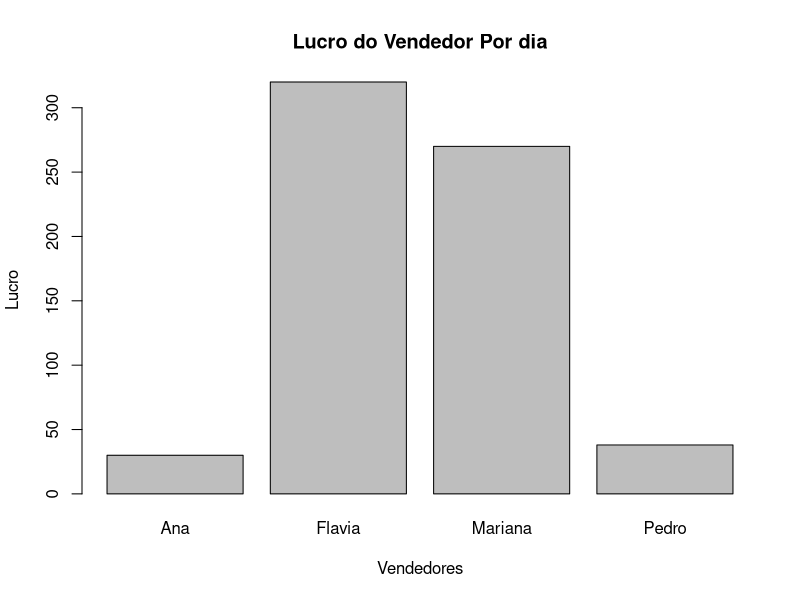

R code for this plot:
# Exercício 2
set.seed(20)
notas <-data.frame(Matricula = sample(x = 011475:012990, size = 30, replace = FALSE),
                    ac1 = sample(x = 1:10, size = 30, replace = TRUE),
                    ac2 = sample(x = 1:10, size = 30, replace = TRUE),
                    prova_final= sample(x = 1:10, size = 30, replace = TRUE))

# size significa que são 30 matriculas
# replace os dados não são repetidos

# Substituindo as notas para elas só que com o peso correto
pesoAC1 = notas$ac1 * 0.4
pesoAC1

pesoAC2 = notas$ac2 * 0.4
pesoAC2

provaFinal = notas$prova_final * 0.2
provaFinal

# Fazendo a média ponderada
media = pesoAC1 + pesoAC2 + provaFinal

# Adicionando a média dos alunos ao dataFrame
notas$media = media

# Adicionando uma nova coluna que se a nota do aluno for maior que 7
# ele está aprovado
notas$aprovado = ifelse(notas$media > 7, "Sim", "Não")

notas
aprovados = table(notas$aprovado)
aprovados
summary(notas$ac1)
summary(notas$ac2)

                        # Exercício 3
Produto_Vendedor = data.frame(Vendedor = c("Ana","Flavia","Pedro","Mariana","Ana","Flavia","Pedro","Mariana"),
                              Dia =c(1,1,1,1,2,2,2,2),
                              Produto = c("Saia","Casaco","Vestido","Meia","CalçaFlaire",
                              "CalçaSkinny","CalçaSkinny","Manta"),
                              Quantidade = c(1,2,1,5,3,0,3,4))

Precos = data.frame(Produto = c("Calça","Vestido","Blusa",
                    "Manta","Saia","Casaco","Meia"),
                    Preco_Unitario = c(240,320,98,69,145,289,39),
                    Custo_Unitario = c(210,160,60,39,89,144,15))

Produto_Vendedor$Lucro = ifelse(Produto_Vendedor$Produto %in% Precos$Produto,
                            Produto_Vendedor$Quantidade * (Precos$Preco_Unitario - Precos$Custo_Unitario), 0)

View(Produto_Vendedor)

Lucro_Vendedor = data.frame(Produto_Vendedor$Vendedor, Produto_Vendedor$Lucro)
Lucro_Vendedor

# Resumindo o lucro por vendedor
Lucro_Vendedor = aggregate(Lucro ~ Vendedor, data = Produto_Vendedor, sum)

# Gráfico de barras com a função base do R
barplot(Lucro_Vendedor$Lucro, 
        names.arg = Lucro_Vendedor$Vendedor, 
        xlab = "Vendedores", 
        ylab = "Lucro", 
        main = "Lucro do Vendedor Por dia")

